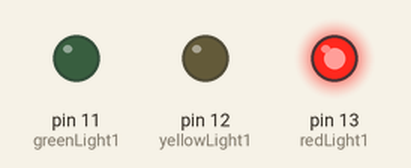
A sketch run on a simulated Arduino Uno, built with avr-gcc and run on an emulated ATmega328P. On the bench: output pins drawn as LEDs (lit = HIGH).

Above: at 0.1 s.
At 0.9 s:
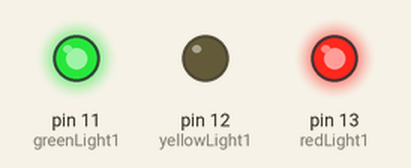
At 1.8 s:
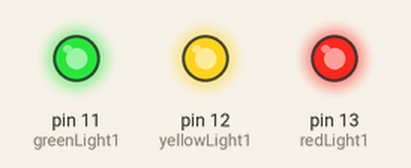
Timing chart, 0 to 3.3 s (numbered marks = the images above):
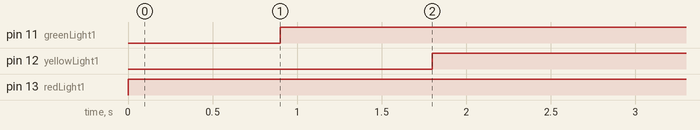

Measured:
- by itself, pin 11 (greenLight1): LOW → HIGH at 0.90 s
- by itself, pin 12 (yellowLight1): LOW → HIGH at 1.8 s
- by itself, pin 13 (redLight1): LOW → HIGH at 0.00 s

The sketch:

traffic_one_function.ino
```cpp
const int redLight1 = 13;
const int yellowLight1 = 12;
const int greenLight1 = 11;
const int lightDelayShort = 300;
const int lightDelayLong = 899;

enum TrafficLight
{
  OFF,
  RED,
  YELLOW,
  GREEN
};

// the setup function runs once when you press reset or power the board
void setup()
{
  // initialize digital pin LED_BUILTIN as an output.
  pinMode(redLight1, OUTPUT);
  pinMode(yellowLight1, OUTPUT);
  pinMode(greenLight1, OUTPUT);
}

void setLight1(TrafficLight light)
{

  switch (light)
  {

    digitalWrite(redLight1, LOW);
    digitalWrite(yellowLight1, LOW);
    digitalWrite(greenLight1, LOW);

  case RED:
    digitalWrite(redLight1, HIGH);

    break;

  case YELLOW:
    digitalWrite(yellowLight1, HIGH);

    break;

  case GREEN:
    digitalWrite(greenLight1, HIGH);

    break;

  case OFF:

    // All lights are already off
    break;
  default:
    //
    break;
  }
}

void loop()
{

  // Turn on red light
  setLight1(RED);
  delay(lightDelayLong);

  // Turn on green light

  setLight1(GREEN);
  delay(lightDelayLong);

  // Turn on yellow light

  setLight1(YELLOW);
  delay(lightDelayShort);
}
```
